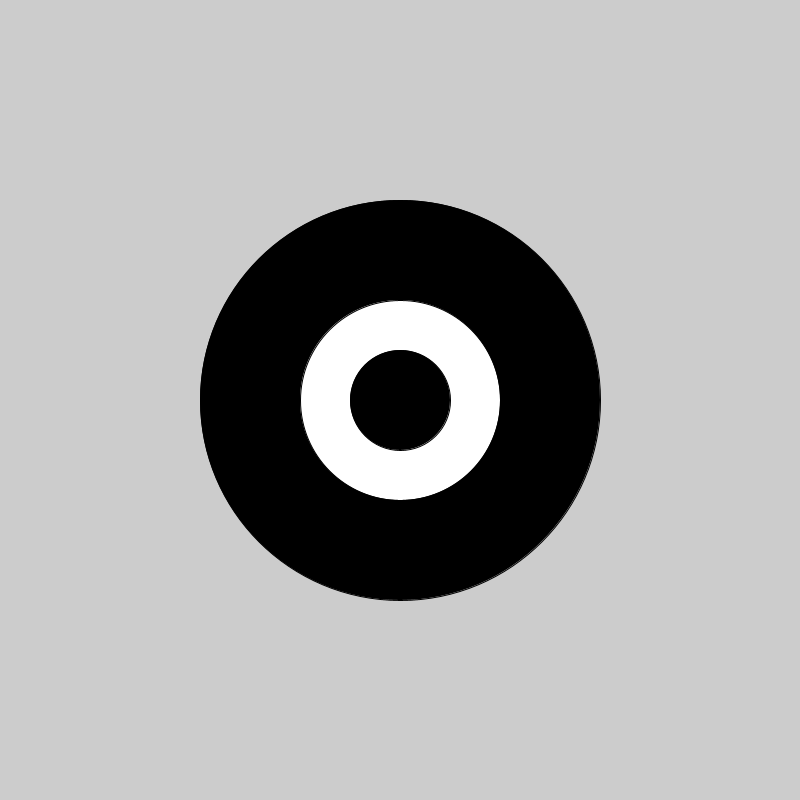
Frame 1 (no input)
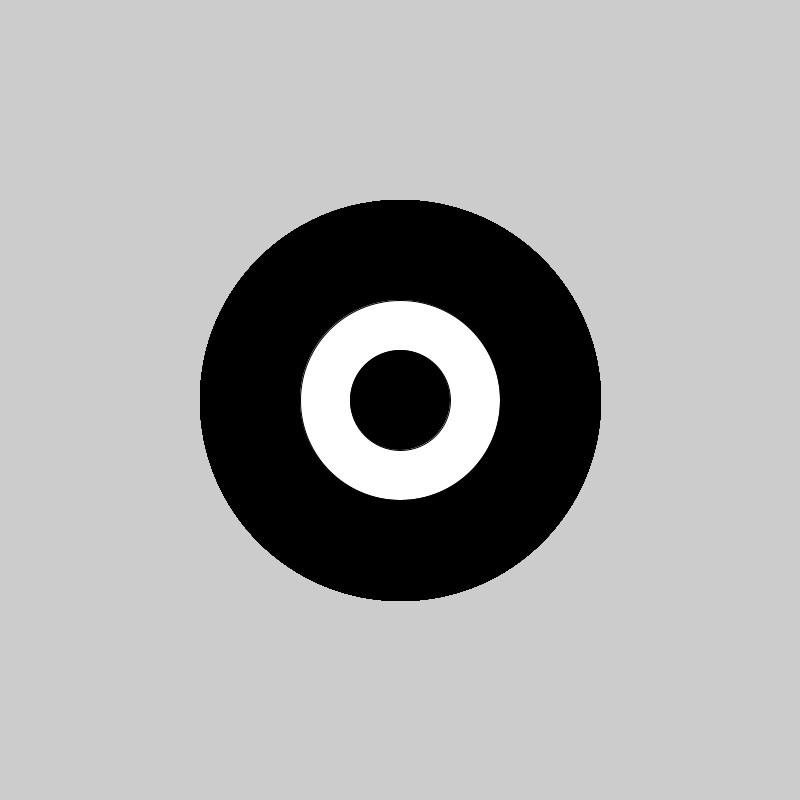
Frame 60 (the mouse pressed at the canvas centre just before this capture)
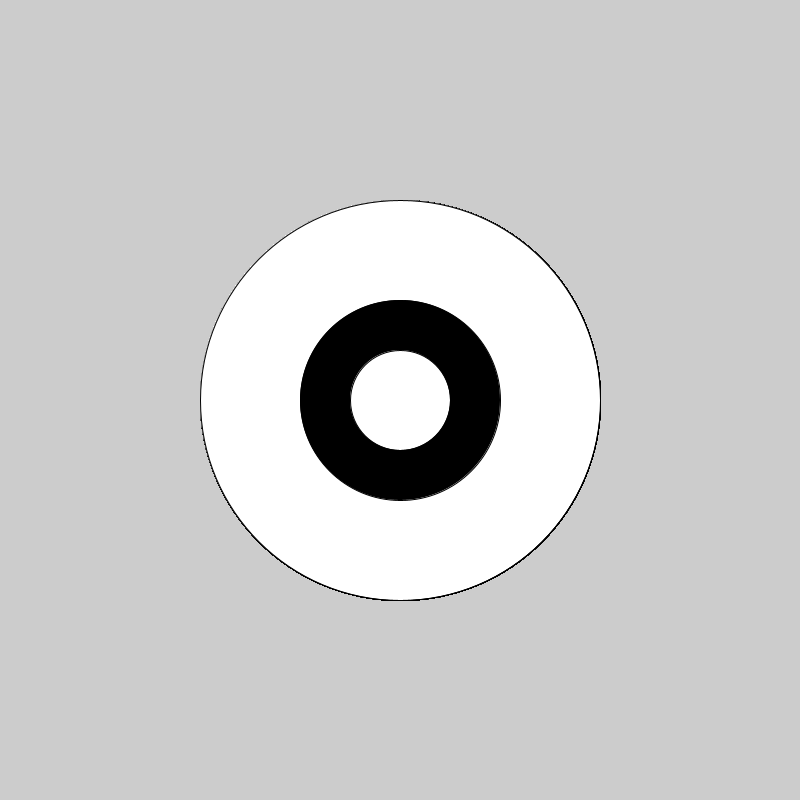
Frame 120 (the mouse held since frame 60 and released just before this capture)

The Processing sketch that drew these frames (run headless with seeded random() and noise(); from frame 60 on, the mouse is pressed at the canvas centre):

// Processing sketch: LogicalDotBW
// ── LogicalDotBW.pde
void setup(){
size(800,800);
}
void draw(){
if(mousePressed){
fill(#FFFFFF);
}
else{
fill(#000000);
}
ellipse(400,400,400,400);
if(mousePressed){
fill(#000000);
}
else{
fill(#FFFFFF);
}
ellipse(400,400,200,200);
if(mousePressed){
fill(#FFFFFF);
}
else{
fill(#000000);
}
ellipse(400,400,100,100);
}
